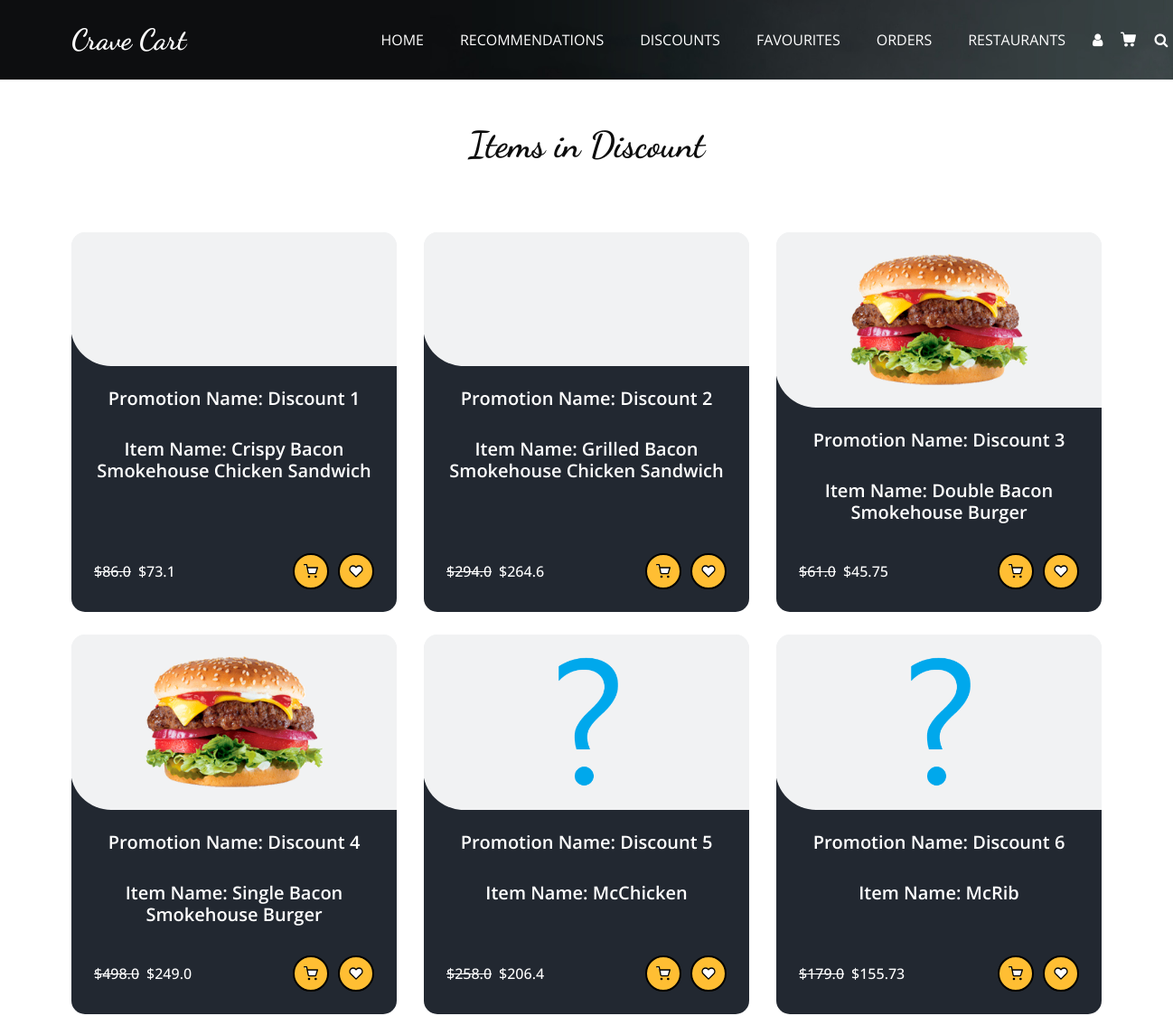
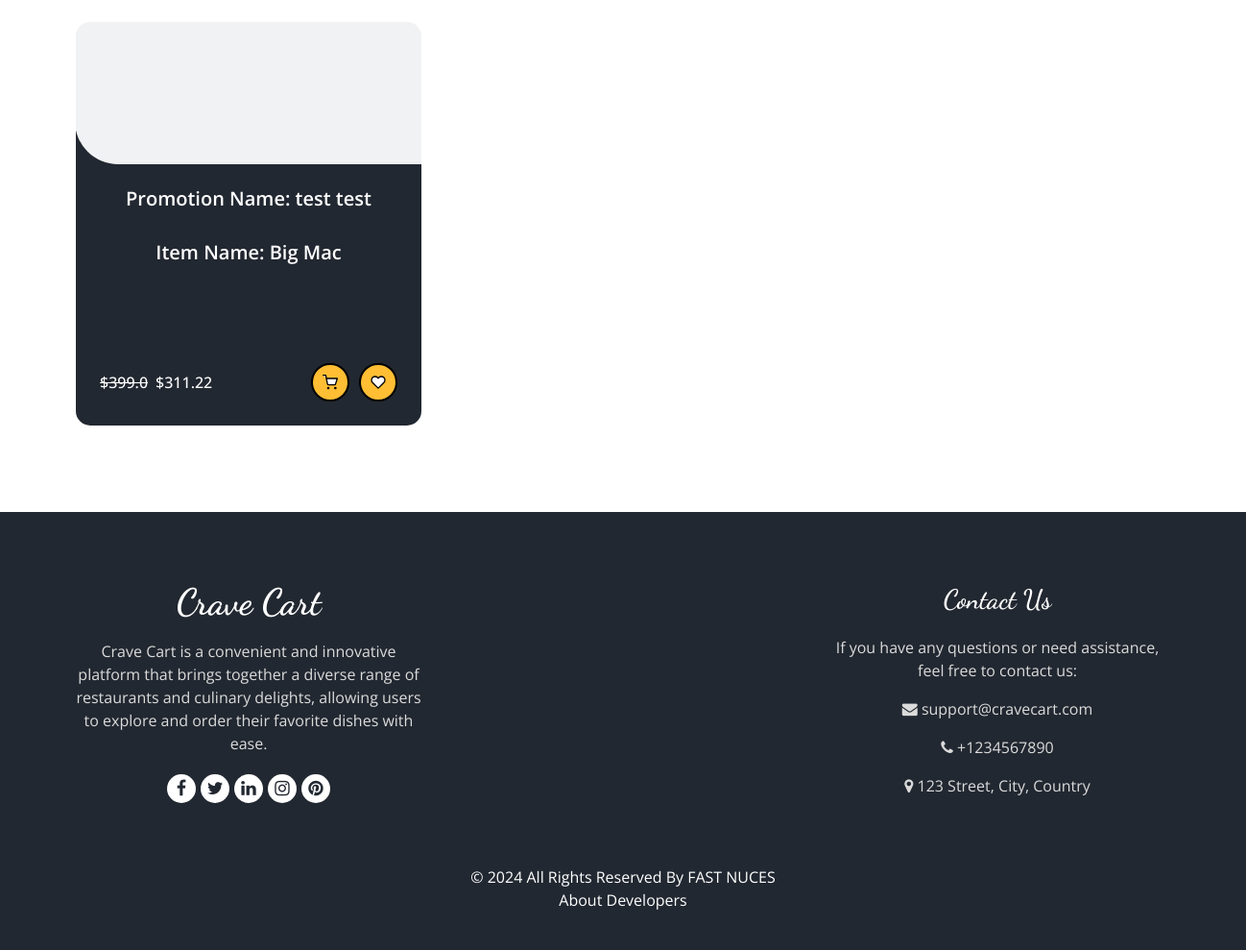
/discounts (signed in), run on an earlier commit of the app's database (2 pictures, top to bottom).
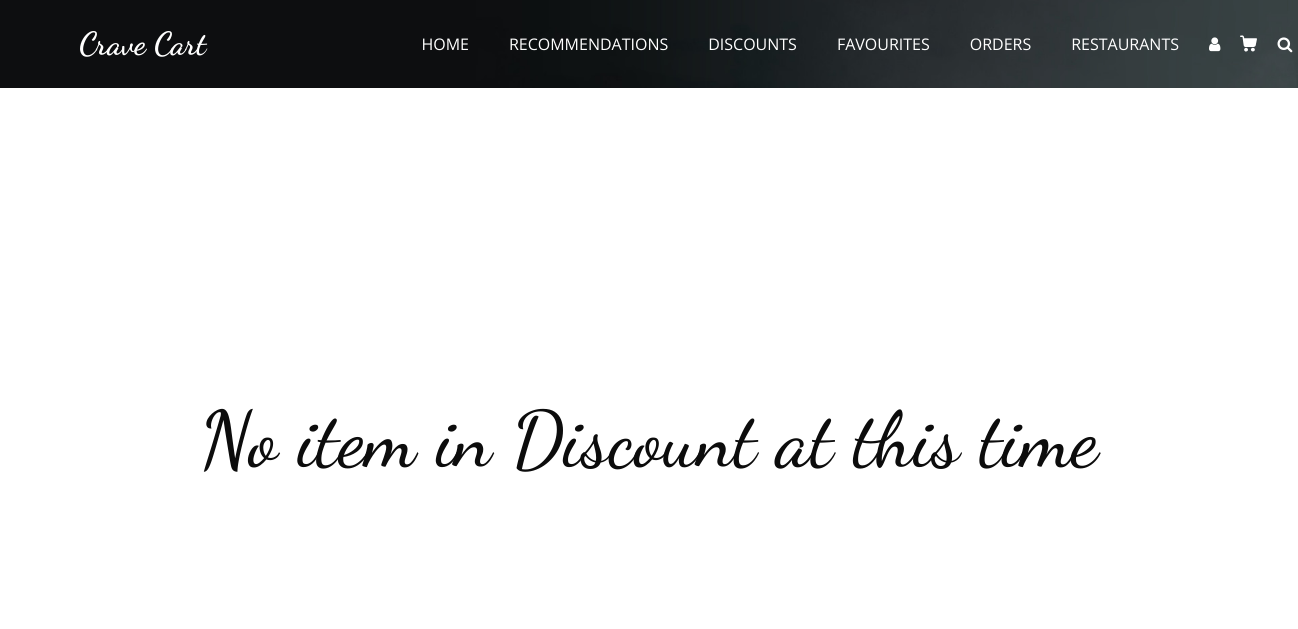
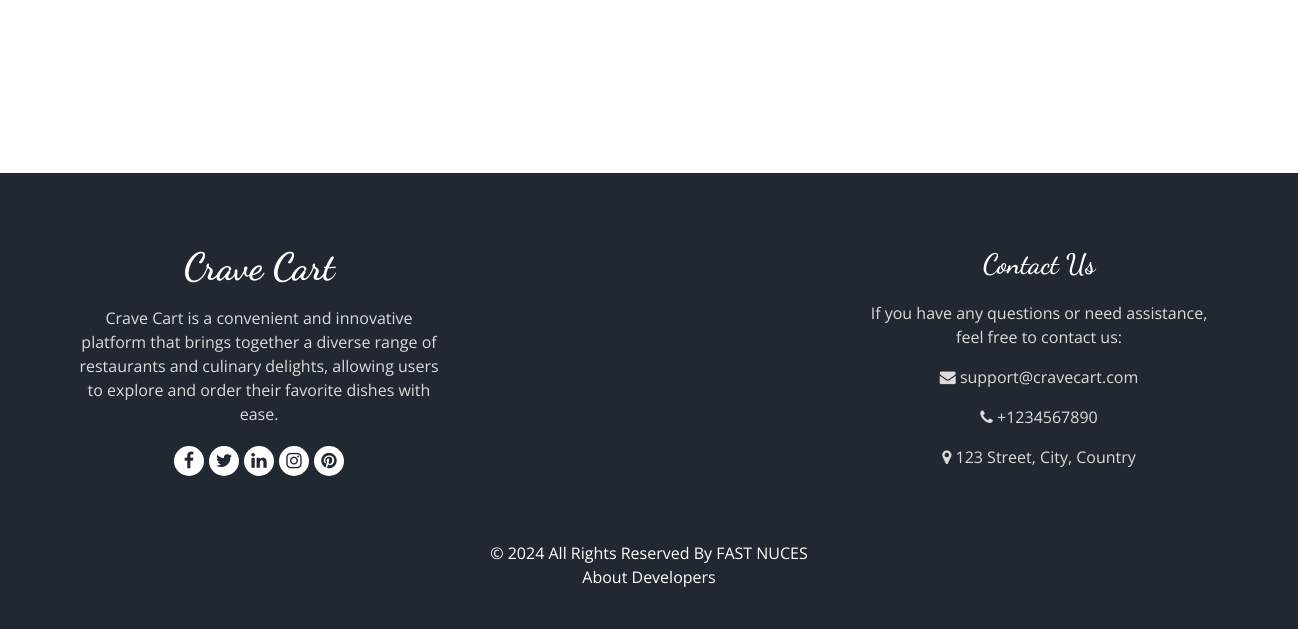
And on a later commit of the database (2 pictures, top to bottom).
### tables this page shows
CREATE TABLE Promotions (
                        PromotionID INTEGER PRIMARY KEY AUTOINCREMENT,
                        PromotionName TEXT,
                        MenuID INTEGER,
                        Description TEXT,
                        Discount REAL,
                        StartDate TEXT,
                        EndDate TEXT,
                        FOREIGN KEY (MenuID) REFERENCES Menus (MenuID) ON DELETE CASCADE
                    );

CREATE TABLE Menus (
                        MenuID INTEGER PRIMARY KEY AUTOINCREMENT,
                        RestaurantID INTEGER,
                        ItemName TEXT,
                        Description TEXT,
                        Price REAL,
                        Category TEXT,
                        ImagePNG TEXT,
                        ImageJPG TEXT,
                        Rating INTEGER DEFAULT 0,
                        FOREIGN KEY (RestaurantID) REFERENCES Restaurants(RestaurantID) ON DELETE CASCADE
                    );

### userEndpoints.py (the view)
@User.route('/discounts')
def discounts():
    if 'username' not in session:
        return redirect('/login')
    if not DataBase.is_customer(session['username'],session['email'],session['password']):
        return render_template('404.html'), 404
    data= DataBase.get_active_promotions(current_date=date.today().strftime("%Y-%m-%d"),all=True,png=True)
    print(data)
    return render_template('user/discounts.html',data=data,result=len(data))

### DataBase.py (called while the page is built)
def is_customer(id,email,password):
    try:
        cursor.execute('''SELECT * FROM Customers where CustomerID=? AND email = ? AND password=?;''',[id,email,password])
        ans = cursor.fetchone()
        if ans:
            return True
        else:
            return False
    except Exception as e:
        print(e)
        return False

### templates/user/discounts.html (shortened to what this page needs)
<!DOCTYPE html>
<html>
<head>
   <link
   rel="stylesheet"
   type="text/css"
   href="{{url_for('static',filename='css/bootstrap.css')}}"
 />
 <link
   rel="stylesheet"
   type="text/css"
   href="https://cdnjs.cloudflare.com/ajax/libs/OwlCarousel2/2.3.4/assets/owl.carousel.min.css"
 />
 <link
   rel="stylesheet"
   href="https://cdnjs.cloudflare.com/ajax/libs/jquery-nice-select/1.1.0/css/nice-select.min.css"
 />
 <link
   href="{{url_for('static',filename='css/font-awesome.min.css')}}"
   rel="stylesheet"
 />
 <link
   href="{{url_for('static',filename='css/style.css')}}"
   rel="stylesheet"
 />
 <link
   href="{{url_for('static',filename='css/responsive.css')}}"
   rel="stylesheet"
 />
</head>
<body class="sub_page">
  <div class="hero_area">
    <div class="bg-box">
      <img src="{{url_for('static',filename='images/hero-bg.jpg')}}" alt="">
    </div>
    <header class="header_section">
      <div class="container">
        <nav class="navbar navbar-expand-lg custom_nav-container ">
          <a class="navbar-brand" href="home">
            <span>
              Crave Cart
            </span>
          </a>
          <div class="collapse navbar-collapse" id="navbarSupportedContent">
            <ul class="navbar-nav  mx-auto ">
              <li class="nav-item">
                <a class="nav-link" href="home">Home </a>
              </li>
              <li class="nav-item">
                <a class="nav-link" href="recommendation">Recommendations  </a>
              </li>
              <li class="nav-item">
                <a class="nav-link" href="discounts">Discounts<span class="sr-only">(current)</span></a>
              </li>
              <li class="nav-item">
                <a class="nav-link" href="favourites">Favourites</a>
              </li>
              <li class="nav-item">
                <a class="nav-link" href="trackorders">Orders</a>
              </li>
              <li class="nav-item">
                <a class="nav-link" href="restaurants">Restaurants</a>
              </li>
            </ul>
            <div class="user_option">
                <a href="profile" class="user_link">
                  <i class="fa fa-user" aria-hidden="true"></i>
                </a>
                <a class="cart_link" href="cart">
                 </a>
                 <form class="form-inline active">
                  <button class="btn my-2 my-sm-0 nav_search-btn" type="button" onclick="openSearchPage()">
                      <i class="fa fa-search" aria-hidden="true"></i>
                  </button>
                 </form>
             </div>
          </div>
        </nav>
      </div>
    </header>
  </div>
    {%if result!=0%}
        <section class="food_section layout_padding-bottom">
          <div class="container">
            <div class="heading_container heading_center">
              <br /><br />
              <h2>Items in Discount</h2>
              <br /><br />
            </div>
            <div class="filters-content">
              <div class="row grid">
                  {% for item in data%}
                  <div class="col-sm-6 col-lg-4 all category">
                  <div class="box" id="menu-item-box">
                    <div>
                      <div class="img-box">
                        <img src="{{url_for('static',filename='images/'+item['Image'])}}" alt="">
                      </div>
                      <div class="detail-box">
                        <h5>
                          Promotion Name: {{item['PromotionName']}}
                        </h5>
                          <br>
                        <h5>
                          Item Name: {{item['itemName']}}
                        </h5>
                        <div class="options discount-options">
                          <h6 style="text-decoration: line-through;">
                            ${{item['Price']}}
                        </h6>
                          <h6 style="margin-right: auto;">
                              ${{item['DiscountedPrice']}}
                          </h6>
                          <div class="button-container" id="menu-buttons">
                            <a href="#"
                                class="add-to-cart-btn-discount add-to-cart-btn-style"
                                data-name="{{ item['PromotionName'] }}">
                            </a>
                            <a href="#" class="favorite-btn-discount favorite-btn-style" data-name="{{ item['PromotionName'] }}">
                            </a>
                        </div>
                        </div>
                      </div>
                    </div>
                  </div>
                  </div>
                  {%endfor%}
              </div>
            </div>
        </div>
      </section>
    {%else%}
      <br><br><br><br><br><br><br><br><br>
        <section class="food_section layout_padding">
          <div class="container">
            <div class="heading_container heading_center">
              <h1 style="font-size:78px;">
                No item in Discount at this time
              </h1>
            </div>
          </div>
      </section>
      <br><br><br><br><br><br><br><br><br>
    {%endif%}
  <footer class="footer_section">
    <div class="container">
        <div class="row">
            <div class="col-md-4 footer-col">
                <div class="footer_detail">
                    <a href="#" class="footer-logo">Crave Cart</a>
                    <p>Crave Cart is a convenient and innovative platform that brings together a diverse range of restaurants and culinary delights, allowing users to explore and order their favorite dishes with ease.</p>
                    <div class="footer_social">
                        <a ><i class="fa fa-facebook" aria-hidden="true"></i></a>
                        <a ><i class="fa fa-twitter" aria-hidden="true"></i></a>
                        <a ><i class="fa fa-linkedin" aria-hidden="true"></i></a>
                        <a ><i class="fa fa-instagram" aria-hidden="true"></i></a>
                        <a ><i class="fa fa-pinterest" aria-hidden="true"></i></a>
                    </div>
                </div>
            </div>
            <div class="col-md-4 footer-col">
            </div>
            <div class="col-md-4 footer-col">
                <h4>Contact Us</h4>
                <p>If you have any questions or need assistance, feel free to contact us:</p>
                <p><i class="fa fa-envelope"></i> support@cravecart.com</p>
                <p> <i class="fa fa-phone"></i> +1234567890</p>
                <p> <i class="fa fa-map-marker"></i> 123 Street, City, Country</p>
            </div>
        </div>
        <div class="footer-info">
            <p>&copy; <span id="displayYear"></span> All Rights Reserved By <a href="https://www.nu.edu.pk/">FAST NUCES</a><br>
                <a href="/Aboutus"> About Developers </a>
            </p>
        </div>
    </div>
</footer>
</body>
</html>

### static/css/style.css (style rules this page uses)
body { font-family: "Open Sans", sans-serif; color: #0c0c0c; background-color: #ffffff; overflow-x: hidden; }
.layout_padding { padding: 90px 0; }
h1, h2 { font-family: "Dancing Script", cursive; }
.heading_container { display: -webkit-box; display: -ms-flexbox; display: flex; -webkit-box-orient: vertical; -webkit-box-direction: normal; -ms-flex-direction: column; flex-direction: column; -webkit-box-align: start; -ms-flex-align: start; align-items: flex-start; }
.heading_container.heading_center { -webkit-box-align: center; -ms-flex-align: center; align-items: center; text-align: center; }
a, a:hover, a:focus { text-decoration: none; }
.btn, .btn:focus { outline: none !important; -webkit-box-shadow: none; box-shadow: none; }
.hero_area { position: relative; min-height: 100vh; display: -webkit-box; display: -ms-flexbox; display: flex; -webkit-box-orient: vertical; -webkit-box-direction: normal; -ms-flex-direction: column; flex-direction: column; }
.bg-box { position: absolute; top: 0; left: 0; width: 100%; height: 100%; }
.bg-box img { width: 100%; height: 100%; -o-object-fit: cover; object-fit: cover; }
.sub_page .hero_area { min-height: auto; }
.sub_page .hero_area .bg-box { position: absolute; top: 0; left: 0; width: 100%; height: 100%; }
.sub_page .hero_area .bg-box img { width: 100%; height: 100%; -o-object-fit: cover; object-fit: cover; -o-object-position: right top; object-position: right top; }
.header_section { padding: 15px 0; }
.navbar-brand { font-family: "Dancing Script", cursive; }
.navbar-brand span { font-weight: bold; font-size: 32px; color: #ffffff; }
.custom_nav-container { padding: 0; }
.custom_nav-container .navbar-nav { padding-left: 18%; }
.container { text-align: center; }
.custom_nav-container .navbar-nav .nav-item .nav-link { padding: 5px 20px; color: #ffffff; text-align: center; text-transform: uppercase; border-radius: 5px; -webkit-transition: all 0.3s; transition: all 0.3s; }
.custom_nav-container .nav_search-btn { width: auto; height: auto; padding: 0; border: none; color: #ffffff; margin: 0 10px; }
.user_option { display: -webkit-box; display: -ms-flexbox; display: flex; -webkit-box-align: center; -ms-flex-align: center; align-items: center; }
.user_option a { margin: 0 10px; }
.user_option .user_link { color: #ffffff; }
.user_option .cart_link { display: -webkit-box; display: -ms-flexbox; display: flex; -webkit-box-pack: center; -ms-flex-pack: center; justify-content: center; -webkit-box-align: center; -ms-flex-align: center; align-items: center; }
.user_option .cart_link svg { width: 17px; height: auto; fill: #ffffff; margin-bottom: 2px; }
.footer_section { background-color: #222831; color: #ffffff; padding: 75px 0 40px 0; text-align: center; }
.footer_section h4 { font-size: 28px; }
.footer_section h4, .footer_section .footer-logo { font-weight: 600; margin-bottom: 20px; font-family: "Dancing Script", cursive; }
.footer_section p { color: #dbdbdb; }
.footer_section .footer-col { margin-bottom: 30px; }
.footer_section .footer-logo { display: block; font-weight: bold; font-size: 38px; line-height: 1; color: #ffffff; }
.footer_section .footer_social { display: -webkit-box; display: -ms-flexbox; display: flex; -webkit-box-pack: center; -ms-flex-pack: center; justify-content: center; margin-top: 20px; margin-bottom: 10px; }
.footer_section .footer_social a { display: -webkit-box; display: -ms-flexbox; display: flex; -webkit-box-pack: center; -ms-flex-pack: center; justify-content: center; -webkit-box-align: center; -ms-flex-align: center; align-items: center; color: #222831; width: 30px; height: 30px; border-radius: 100%; background-color: #ffffff; border-radius: 100%; margin: 0 2.5px; font-size: 18px; }
.footer_section .footer-info { text-align: center; margin-top: 25px; }
.footer_section .footer-info p { color: #ffffff; margin: 0; }
.footer_section .footer-info p a { color: inherit; }

### static/css/responsive.css (style rules this page uses)
@media (min-width: 1200px) { .container { max-width: 1170px; } }

What changed in the data, as far as the page shows it:
removed Promotions: PromotionName "Discount 1", itemName "Crispy Bacon Smokehouse Chicken Sandwich", Price "86.0", DiscountedPrice "73.1"
removed Promotions: PromotionName "Discount 2", itemName "Grilled Bacon Smokehouse Chicken Sandwich", Price "294.0", DiscountedPrice "264.6"
removed Promotions: ImagePNG (picture), PromotionName "Discount 3", itemName "Double Bacon Smokehouse Burger", Price "61.0", DiscountedPrice "45.75"
removed Promotions: ImagePNG (picture), PromotionName "Discount 4", itemName "Single Bacon Smokehouse Burger", Price "498.0", DiscountedPrice "249.0"
removed Promotions: ImagePNG (placeholder picture), PromotionName "Discount 5", itemName "McChicken", Price "258.0", DiscountedPrice "206.4"
removed Promotions: ImagePNG (placeholder picture), PromotionName "Discount 6", itemName "McRib", Price "179.0", DiscountedPrice "155.73"
removed Promotions: PromotionName "test test", itemName "Big Mac", Price "399.0", DiscountedPrice "311.22"
Also different on the page:
text no longer shown: "Items in Discount"
text now shown: "No item in Discount at this time"
